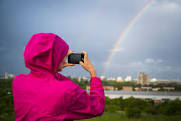
%> input picture Assignment 1/src/rgb2.jpg, 181 x 121 px
$ octave prac1i.m   (GNU Octave 9; MATLAB toolbox functions it lacks are replaced by stand-ins)
%> lines starting %> are read from the running program, lines starting %| are printed output that depends on the picture
%Flip an image
clear

img1 = imread("src\rgb2.jpg");
%> img1 is the input picture: size 121x181x3 uint8; mean R, G, B 144.8, 112, 137.9

img2 = flip(img1,1);
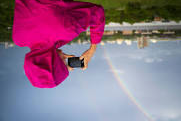
%> img2: size 121x181x3 uint8; mean R, G, B 144.8, 112, 137.9; mean of the top-left, top-right, bottom-left and bottom-right quarters 88.7, 106.3, 142.8, 187.1

img3 = flip(img1,2);
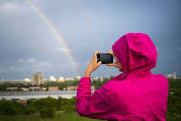
%> img3: size 121x181x3 uint8; mean R, G, B 144.8, 112, 137.9; mean of the top-left, top-right, bottom-left and bottom-right quarters 187.3, 144.3, 107.5, 88.7

figure('name','Flip an image','NumberTitle','off');

subplot(1,3,1)
imshow(img1);
title('Original')

subplot(1,3,2)
imshow(img2);
title('Flipped Vertically')

subplot(1,3,3)
imshow(img3);
title('Flipped Horizontally')

$ run again, with Assignment 1/src/images.jpg copied over Assignment 1/src/rgb2.jpg
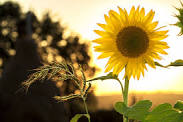
%> input picture Assignment 1/src/images.jpg, 183 x 122 px
%> img1 is the input picture: size 122x183x3 uint8; mean R, G, B 146.8, 129.3, 79.5
%> `img2 = flip(img1,1);`:
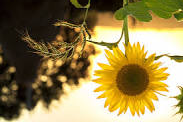
%> img2: size 122x183x3 uint8; mean R, G, B 146.8, 129.3, 79.5; mean of the top-left, top-right, bottom-left and bottom-right quarters 42.6, 148.7, 113.1, 168.9
%> `img3 = flip(img1,2);`:
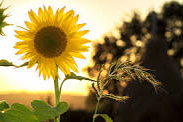
%> img3: size 122x183x3 uint8; mean R, G, B 146.8, 129.3, 79.5; mean of the top-left, top-right, bottom-left and bottom-right quarters 168.2, 114.4, 149.3, 43.1

$ run again, with Assignment 1/src/med1.png saved as Assignment 1/src/rgb2.jpg
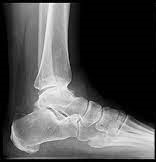
%> input picture Assignment 1/src/med1.png, 156 x 162 px
%> img1 is the input picture: size 162x156x3 uint8; min 0, max 255, mean 79.8
%> `img2 = flip(img1,1);`:
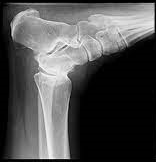
%> img2: size 162x156x3 uint8; min 0, max 255, mean 79.8; mean of the top-left, top-right, bottom-left and bottom-right quarters 119.2, 98.6, 99.9, 1.4
%> `img3 = flip(img1,2);`:
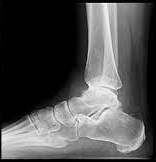
%> img3: size 162x156x3 uint8; min 0, max 255, mean 79.8; mean of the top-left, top-right, bottom-left and bottom-right quarters 1.4, 99.9, 98.6, 119.2
